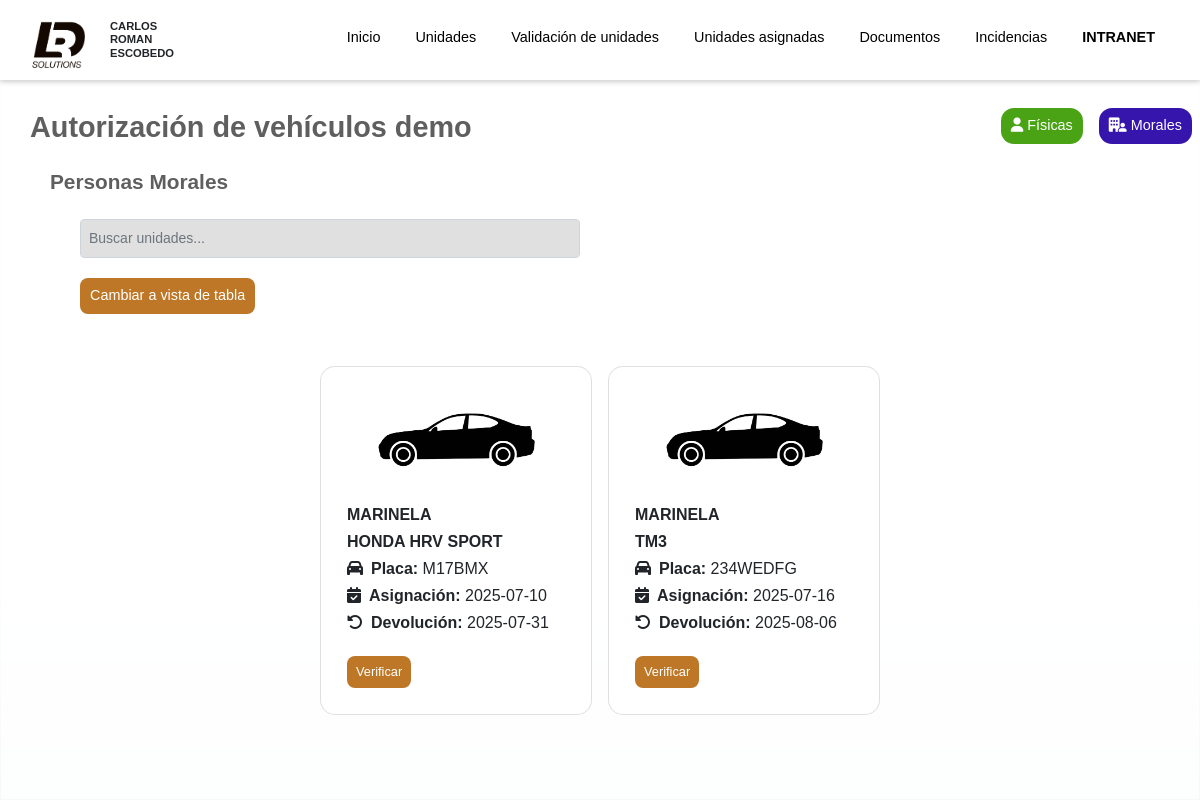
Page /Cliente/interfaces/autorizaciones_demos_personas_morales.php (signed in) on the committed database.
### tables this page shows
CREATE TABLE `colaboradores` (
  `id_colaborador` int(11) NOT NULL,
  `numero_colaborador` varchar(6) DEFAULT NULL,
  `nombre_1` varchar(30) DEFAULT NULL,
  `nombre_2` varchar(30) DEFAULT NULL,
  `nombre_fav` varchar(30) DEFAULT NULL,
  `apellido_paterno` varchar(30) DEFAULT NULL,
  `apellido_materno` varchar(30) DEFAULT NULL,
  `fecha_nacimiento` date DEFAULT NULL,
  `genero` varchar(10) DEFAULT NULL,
  `curp` varchar(18) DEFAULT NULL,
  `nss` varchar(11) DEFAULT NULL,
  `rfc` varchar(13) DEFAULT NULL,
  `id_tipo_estado_civil` int(10) DEFAULT NULL,
  `numero_hijos` int(11) DEFAULT NULL,
  `telefono_personal` varchar(15) DEFAULT NULL,
  `domicilio` text DEFAULT NULL,
  `id_tipo_sangre` int(11) DEFAULT NULL,
  `operaciones_previas` varchar(200) NOT NULL,
  `enfermedades_cronicas` varchar(200) NOT NULL,
  `email_personal` varchar(200) DEFAULT NULL,
  `id_contacto` int(11) DEFAULT NULL,
  `email_corporativo` varchar(70) DEFAULT NULL,
  `email_corporativo_2` varchar(70) DEFAULT NULL,
  `telefono_corporativo` varchar(21) DEFAULT NULL,
  `fecha_ingreso` date DEFAULT NULL,
  `fecha_salida` date DEFAULT NULL,
  `id_empresa` int(11) DEFAULT NULL,
  `id_direccion` int(11) DEFAULT NULL,
  `id_sede` int(11) DEFAULT NULL,
  `id_area` int(11) DEFAULT NULL,
  `id_puesto` int(11) DEFAULT NULL,
  `id_turno_trabajo` int(11) DEFAULT NULL,
  `id_kit_bienvenida` int(11) DEFAULT NULL,
  `id_jefe_directo` int(11) DEFAULT NULL,
  `fecha_alta_imss` date DEFAULT NULL,
  `id_tipo_contrato` int(11) DEFAULT NULL,
  `sueldo_neto` decimal(10,0) DEFAULT NULL,
  `sueldo_bruto` decimal(10,0) DEFAULT NULL,
  `id_tipo_pago` int(11) DEFAULT NULL,
  `id_banco` int(11) DEFAULT NULL,
  `cuenta_bancaria` varchar(20) DEFAULT NULL,
  `clabe_interbancaria` varchar(18) DEFAULT NULL,
  `id_estado_colaborador` int(11) DEFAULT NULL,
  `id_estatus_colaborador` int(11) DEFAULT NULL,
  `fecha_guardado` date DEFAULT NULL,
  `fecha_actualizacion` date DEFAULT NULL,
  `id_colaborador_creacion` int(6) DEFAULT NULL,
  `id_colaborador_ultima_actualizacion` int(11) DEFAULT NULL
);

CREATE TABLE `asignacion_unidad_demo` (
  `id_asignacion_unidad_demo` int(11) NOT NULL,
  `id_unidad` int(11) NOT NULL,
  `id_colaborador_que_asigna` int(11) NOT NULL,
  `id_persona_fisica` int(11) DEFAULT NULL,
  `id_persona_moral` int(11) DEFAULT NULL,
  `fecha_prestamo` date NOT NULL,
  `fecha_devolucion` date NOT NULL,
  `objetivo_prestamo` text DEFAULT NULL,
  `comentarios` text DEFAULT NULL,
  `id_autorizador` int(11) DEFAULT NULL,
  `autorizacion` varchar(20) NOT NULL,
  `id_creador_comodato_demo` int(11) DEFAULT NULL,
  `fecha_creacion_comodato` date DEFAULT NULL,
  `archivo_comodato_sin_firmar` varchar(200) NOT NULL,
  `id_estatus_comodato_demo` int(11) DEFAULT NULL,
  `archivo_comodato_firmado` varchar(200) NOT NULL,
  `motivo_rechazo_comodato` varchar(200) NOT NULL,
  `id_estado_prueba_demo` int(11) DEFAULT NULL
);

CREATE TABLE `personas_morales` (
  `id_persona_moral` int(11) NOT NULL,
  `id_registrador_persona_moral` int(11) NOT NULL,
  `organizacion_institucion` varchar(100) NOT NULL,
  `identificacion_representante_legal_seccion` varchar(20) NOT NULL,
  `vigencia` varchar(9) NOT NULL,
  `archivo_identificacion_representante_legal` varchar(200) NOT NULL,
  `archivo_poder_representante_legal` varchar(200) NOT NULL,
  `rfc_moral` varchar(12) NOT NULL,
  `archivo_rfc_moral` varchar(200) NOT NULL,
  `domicilio` text NOT NULL,
  `archivo_domiclio_moral` varchar(200) NOT NULL,
  `archivo_escritura_constitutiva` varchar(200) NOT NULL,
  `archivo_escrituras_estatus_sociales` varchar(200) NOT NULL
);

CREATE TABLE `modelos` (
  `id_modelo` int(11) NOT NULL,
  `id_marca` int(11) NOT NULL,
  `nombre_modelo` varchar(50) NOT NULL
);

CREATE TABLE `unidades` (
  `id_unidad` int(11) NOT NULL,
  `id_creador_unidad` int(11) DEFAULT NULL,
  `id_modelo` int(11) NOT NULL,
  `id_estado_unidad` int(11) NOT NULL,
  `id_estatus_unidad` int(11) NOT NULL,
  `id_tipo_unidad` int(11) NOT NULL,
  `id_tipo_adquisicion` int(11) NOT NULL,
  `id_sede` int(11) NOT NULL,
  `placa` varchar(20) NOT NULL,
  `vin` varchar(20) NOT NULL,
  `numero_motor` varchar(11) NOT NULL DEFAULT '""',
  `costo_neto` decimal(10,2) NOT NULL,
  `id_color` int(11) NOT NULL,
  `img_unidad` varchar(50) DEFAULT NULL,
  `fecha_adquisicion` date DEFAULT NULL,
  `año_unidad` year(4) NOT NULL,
  `id_arrendadora` int(11) DEFAULT NULL,
  `folio_factura` varchar(200) NOT NULL DEFAULT 'SIN FACTURA',
  `ultimo_kilometraje` decimal(10,2) NOT NULL,
  `ultima_ubicacion` varchar(100) NOT NULL,
  `capacidad_carga` float(10,2) DEFAULT NULL,
  `capacidad_pasajeros` int(11) DEFAULT NULL,
  `id_tipo_combustible` int(11) DEFAULT NULL,
  `id_traccion` int(11) DEFAULT NULL,
  `tipo_carrceria` varchar(100) DEFAULT NULL,
  `numero_puertas` int(11) DEFAULT NULL,
  `numero_asientos` int(11) DEFAULT NULL,
  `id_tipo_caja` int(11) DEFAULT NULL,
  `id_tipo_freno` int(11) DEFAULT NULL,
  `id_tipo_suspencion` int(11) DEFAULT NULL,
  `numero_ejes` int(11) DEFAULT NULL,
  `id_tipo_uso` int(11) DEFAULT NULL,
  `camara_reversa` int(11) DEFAULT NULL,
  `sensores_reversa` int(11) DEFAULT NULL
);

### Servidor/componentes/obtener_autorizacion_unidades_demo_morales.php (the view, shortened to what this page needs)
<?php
include("../../Servidor/conexion.php");
$sqlobtenerunidadpersonamoralautorizacion = "SELECT unid.img_unidad,
    aud.id_asignacion_unidad_demo,
    aud.id_unidad,
    aud.id_colaborador_que_asigna,
    aud.id_persona_moral,
    aud.autorizacion,
    pm.organizacion_institucion,
    model.nombre_modelo,
    unid.placa,
    aud.fecha_prestamo,
    aud.fecha_devolucion,
    aud.autorizacion
FROM asignacion_unidad_demo AS aud
LEFT JOIN unidades AS unid
ON aud.id_unidad = unid.id_unidad
LEFT JOIN modelos AS model
ON unid.id_modelo = model.id_modelo
LEFT JOIN personas_morales AS pm
ON aud.id_persona_moral = pm.id_persona_moral";
$resultado = $conexion->query($sqlobtenerunidadpersonamoralautorizacion);
echo '<div id="vistaCards">';
while ($fila = $resultado->fetch_assoc()) {
    if ($fila['id_persona_moral'] && $fila['autorizacion'] != 'APROVADO') {
        echo '<div class="card mb-3">';
        echo '<div class="cardheader">
            <img src="../../Servidor/archivos/imagenes/imagenes_unidades/' . $fila['img_unidad'] . '" onerror="this.src=\'../../Cliente/img/unidades/carro_desconocido.png\'" class="card-img-top img-fluid imgcard" alt="...">
        </div>
        <div class="card-body">
            <h6 class="card-title"><b>' .
                $fila['organizacion_institucion'] .
            '</b></h6>
            <h6 class="card-title"><b>' . $fila['nombre_modelo'] . '</b></h6>
            <h6 class="card-text"><i class="fas fa-car me-2"></i><b>Placa: </b>' . $fila['placa'] . '</h6>
            <h6 class="card-text"><i class="fas fa-calendar-check me-2"></i><b>Asignación: </b>' . $fila['fecha_prestamo'] . '</h6>
            <h6 class="card-text"><i class="fas fa-undo-alt me-2"></i><b>Devolución: </b>' . ($fila['fecha_devolucion'] != '0000-00-00' ? $fila['fecha_devolucion'] : '') .
            '</h6>
            <button type="button" id="btnmosrarmodalunidadmoral" data-idunidad="' . $fila['id_unidad'] . '" data-id_asignacion_demo="' . $fila['id_asignacion_unidad_demo'] . '" data-idpersonamoral="' . $fila['id_persona_moral'] . '" class="btn btn-sm mt-3 btn-verunidad_autorizar_morales btnmosrarmodalunidadmoral">Verificar</button>
        </div>
        </div>';
    }
}
echo '</div>';
                ?>

### Servidor/sesiones/obtener_nombre_icono.php (shortened to what this page needs)
<?php
include("../../Servidor/conexion.php");
$id_colaborador = $_SESSION['id_colaborador'];
$sql = "SELECT nombre_fav, apellido_paterno, apellido_materno FROM colaboradores WHERE id_colaborador = $id_colaborador";
$resultado = $conexion->query($sql);
if ($resultado->num_rows > 0) {
    $fila = $resultado->fetch_assoc();
    echo $fila['nombre_fav'] . " " . $fila['apellido_paterno'] . " " . $fila['apellido_materno'];
}

### Cliente/css/estilos.css (style rules this page uses)
.btn { transition: all 0.3s ease; border-radius: 8px; }
* { margin: 0; padding: 0; box-sizing: border-box; }
body { font-family: Arial, sans-serif; padding-top: 60px; }
.card { padding: 10px; padding-top: 20px; width: 17rem; height: auto; transition: all 0.2s ease; border-radius: 15px; }
.card-body { transition: all 0.2s ease; }
#vistaCards { display: flex; flex-wrap: wrap; justify-content: center; gap: 1rem; padding: 1rem; }
.imgcard { display: block; margin-left: auto; margin-right: auto; max-width: 170px; max-height: 180px; border-radius: 15px; }
.btn-verunidad_autorizar_morales { background-color: #bd7727; color: white; padding: 5px 8px; font-size: 0.8rem; }

### rows in the picture
colaboradores: nombre_fav "CARLOS", apellido_paterno "ROMAN", apellido_materno "ESCOBEDO"
asignacion_unidad_demo: id_persona_moral.organizacion_institucion "MARINELA", modelos.nombre_modelo "HONDA HRV SPORT", id_unidad.placa "M17BMX", fecha_prestamo "2025-07-10", fecha_devolucion "2025-07-31"
asignacion_unidad_demo: id_persona_moral.organizacion_institucion "MARINELA", modelos.nombre_modelo "TM3", id_unidad.placa "234WEDFG", fecha_prestamo "2025-07-16", fecha_devolucion "2025-08-06"
